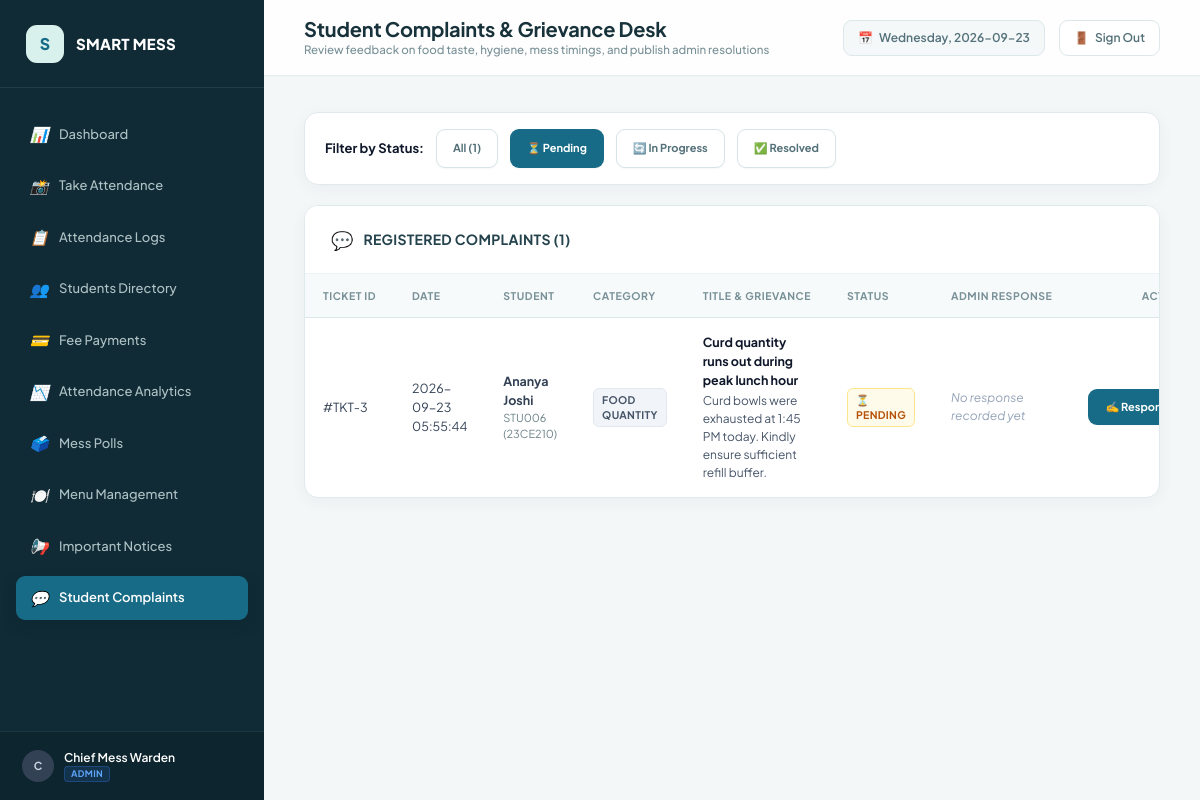
The app's page /admin/complaints?status=Pending (signed in) with its own data.
### tables this page shows
CREATE TABLE complaints (
        id INTEGER PRIMARY KEY AUTOINCREMENT,
        complaint_id TEXT UNIQUE NOT NULL,
        student_id TEXT NOT NULL,
        category TEXT NOT NULL,
        title TEXT NOT NULL,
        description TEXT NOT NULL,
        status TEXT DEFAULT 'Pending',
        admin_response TEXT,
        created_at TEXT NOT NULL,
        updated_at TEXT,
        FOREIGN KEY (student_id) REFERENCES students(student_id) ON DELETE CASCADE
    );

CREATE TABLE students (
        id INTEGER PRIMARY KEY AUTOINCREMENT,
        student_id TEXT UNIQUE NOT NULL,
        full_name TEXT NOT NULL,
        roll_number TEXT UNIQUE NOT NULL,
        branch TEXT NOT NULL,
        semester TEXT NOT NULL,
        mobile_number TEXT NOT NULL,
        password_hash TEXT NOT NULL,
        payment_status TEXT DEFAULT 'Unpaid',
        face_registered INTEGER DEFAULT 0,
        face_image_path TEXT,
        registration_date TEXT NOT NULL
    );

### app.py (the view)
@app.route("/admin/complaints")
@admin_required
def admin_complaints():
    status_filter = request.args.get("status", "")
    category_filter = request.args.get("category", "")
    conn = get_db_connection()
    cursor = conn.cursor()
    query = """
    SELECT c.id, c.complaint_id, c.student_id, s.full_name, s.roll_number, s.branch,
           c.category, c.title, c.description, c.status, c.admin_response, c.created_at, c.updated_at
    FROM complaints c
    JOIN students s ON c.student_id = s.student_id
    WHERE 1=1
    """
    params = []
    if status_filter:
        query += " AND c.status = ?"
        params.append(status_filter)
    if category_filter:
        query += " AND c.category = ?"
        params.append(category_filter)
    query += " ORDER BY c.id DESC"
    cursor.execute(query, params)
    complaints = cursor.fetchall()
    conn.close()
    categories = ["Food Quality", "Food Quantity", "Hygiene", "Timing", "Staff Behaviour", "Other"]
    return render_template(
        "admin/complaints.html",
        complaints=complaints,
        categories=categories,
        selected_status=status_filter,
        selected_category=category_filter
    )

### app.py (called while the page is built)
def admin_required(f):
    @wraps(f)
    def decorated_function(*args, **kwargs):
        if "user_role" not in session or session["user_role"] != "admin":
            flash("Admin access required. Please log in as an administrator.", "warning")
            return redirect(url_for("login"))
        return f(*args, **kwargs)
    return decorated_function

@app.context_processor
def inject_global_vars():
    now = datetime.now()
    return {
        "current_year": now.year,
        "current_date": now.strftime("%Y-%m-%d"),
        "current_day": now.strftime("%A"),
        "user_role": session.get("user_role"),
        "user_name": session.get("user_name"),
        "user_id": session.get("user_id"),
        "student_id": session.get("student_id")
    }

### database.py (called while the page is built)
def get_db_connection():
    conn = sqlite3.connect(DB_PATH)
    conn.row_factory = sqlite3.Row
    conn.execute("PRAGMA foreign_keys = ON;")
    return conn

### templates/admin/complaints.html (shortened to what this page needs)
{% extends "base.html" %}
{% block page_title %}Student Complaints & Grievance Desk{% endblock %}
{% block page_subtitle %}Review feedback on food taste, hygiene, mess timings, and publish admin resolutions{% endblock %}
{% block content %}
<div class="card" style="margin-bottom: 20px;">
  <div class="card-body" style="padding: 16px 20px;">
    <form method="GET" action="{{ url_for('admin_complaints') }}" style="display: flex; gap: 12px; align-items: center; flex-wrap: wrap;">
      <span style="font-size: 13px; font-weight: 700; color: #0f172a;">Filter by Status:</span>
      <a href="{{ url_for('admin_complaints') }}" class="btn btn-sm {% if not selected_status %}btn-primary{% else %}btn-secondary{% endif %}">
        All ({{ complaints | length }})
      </a>
      <a href="{{ url_for('admin_complaints', status='Pending') }}" class="btn btn-sm {% if selected_status == 'Pending' %}btn-primary{% else %}btn-secondary{% endif %}">
        ⏳ Pending
      </a>
      <a href="{{ url_for('admin_complaints', status='In Progress') }}" class="btn btn-sm {% if selected_status == 'In Progress' %}btn-primary{% else %}btn-secondary{% endif %}">
        🔄 In Progress
      </a>
      <a href="{{ url_for('admin_complaints', status='Resolved') }}" class="btn btn-sm {% if selected_status == 'Resolved' %}btn-primary{% else %}btn-secondary{% endif %}">
        ✅ Resolved
      </a>
    </form>
  </div>
</div>
<div class="card">
  <div class="card-header">
    <div class="card-title">
      <span>💬</span>
      <h3>Registered Complaints ({{ complaints | length }})</h3>
    </div>
  </div>
  <div class="card-body" style="padding: 0;">
    <div class="table-responsive">
      <table class="custom-table">
        <thead>
          <tr>
            <th>Ticket ID</th>
            <th>Date</th>
            <th>Student</th>
            <th>Category</th>
            <th>Title & Grievance</th>
            <th>Status</th>
            <th>Admin Response</th>
            <th style="text-align: right;">Action</th>
          </tr>
        </thead>
        <tbody>
          {% for c in complaints %}
            <tr>
              <td>#TKT-{{ c['id'] }}</td>
              <td>{{ c['created_at'] }}</td>
              <td>
                <strong>{{ c['full_name'] }}</strong>
                <div style="font-size: 11px; color: var(--text-muted);">{{ c['student_id'] }} ({{ c['roll_number'] }})</div>
              </td>
              <td><span class="badge badge-normal">{{ c['category'] }}</span></td>
              <td style="max-width: 280px;">
                <div style="font-weight: 700; color: #0f172a;">{{ c['title'] }}</div>
                <div style="font-size: 12px; color: #475569; margin-top: 2px;">{{ c['description'] }}</div>
              </td>
              <td>
                {% if c['status'] == 'Pending' %}
                  <span class="badge badge-pending">⏳ Pending</span>
                {% elif c['status'] == 'In Progress' %}
                  <span class="badge badge-high">🔄 In Progress</span>
                {% else %}
                  <span class="badge badge-paid">✅ Resolved</span>
                {% endif %}
              </td>
              <td style="font-size: 12px; color: #334155; max-width: 220px;">
                {% if c['admin_response'] %}
                  <div style="background: #f1f5f9; padding: 6px 10px; border-radius: var(--radius-sm);">
                    {{ c['admin_response'] }}
                  </div>
                {% else %}
                  <span style="color: var(--text-light); font-style: italic;">No response recorded yet</span>
                {% endif %}
              </td>
              <td style="text-align: right;">
                <button
                  class="btn btn-primary btn-sm"
                  onclick="openResponseModal('{{ c['id'] }}', '{{ c['full_name'] }}', '{{ c['status'] }}', '{{ c['admin_response'] or '' }}')"
                >
                  ✍️ Respond
                </button>
              </td>
            </tr>
          {% else %}
            <tr>
              <td colspan="8" style="text-align: center; color: var(--text-muted); padding: 40px;">
                No student complaints found in this category.
              </td>
            </tr>
          {% endfor %}
        </tbody>
      </table>
    </div>
  </div>
</div>
{% endblock %}

### records on screen
complaints: id "3", created_at "2026-09-23 05:55:44", full_name "Ananya Joshi", student_id "STU006", roll_number "23CE210", category "FOOD QUANTITY", title "Curd quantity runs out during peak lunch hour", description "Curd bowls were exhausted at 1:45 PM today. Kindly ensure sufficient refill buffer.", status "⏳ PENDING"

### other values on screen
{{ (user_name[0] if user_name else 'U') | upper }} "C"
{{ user_name or 'User' }} "Chief Mess Warden"
{{ complaints | length }} "1"
